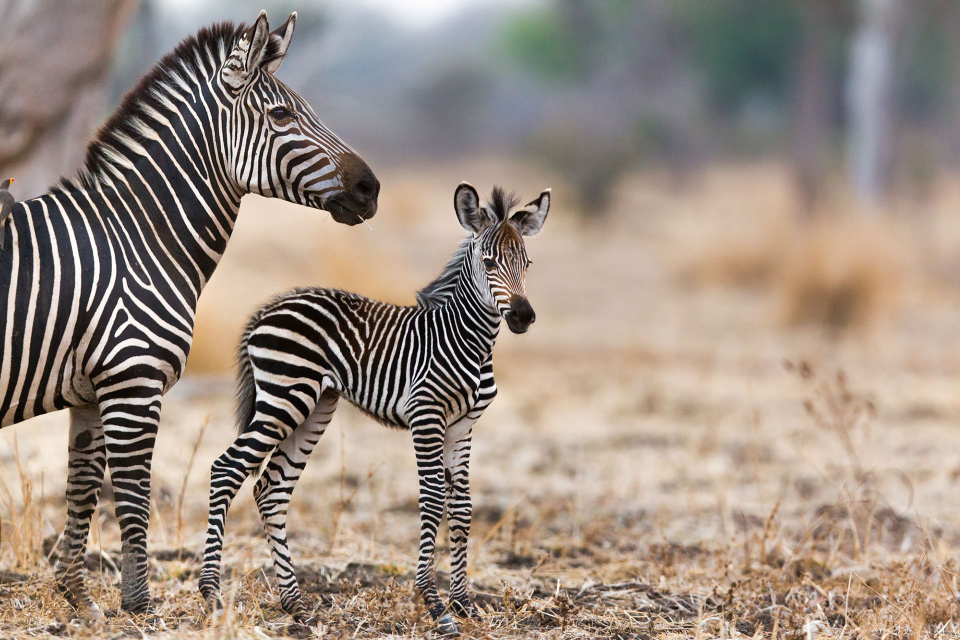
#> input picture image analysis tools/animals/zebre.jpg, 1920 x 1280 px (shown at 1/2 size)
$ python IAT_test.py
#> lines starting #> are read from the running program, lines starting #| are printed output that depends on the picture; after the words box and inside, x2 and y2 are one past the last pixel; in counts of white or black regions, pixels touching at a corner belong together
### image analysis tools/imageAnalysisTools.py
import numpy as np
from scipy.ndimage import convolve

def grayscale_converter(image):
    """
    Input : image np.array, (Blue, green, red)
    Output : image_grayscale np.array (0.11 * blue + 0.59 * green + 0.3 * red)
    -- colour weight for the human eye.
    """
    # Input validity verification
    if len(image.shape) == 3:
        image_grayscale = np.dot(image, [0.11, 0.59, 0.3])

    elif len(image.shape) == 2:
        return image
    else:
        raise ValueError('Error in grayscale_convertor. Invalid matrix shape.')

    return image_grayscale

def binary_reverse(edges_matrix):
    return 255 - edges_matrix

def black_white_converter(image_matrix):
    if image_matrix.ndim == 3:
        image_matrix = grayscale_converter(image_matrix)
    else:
        if(image_matrix.ndim != 2):
            raise ValueError('black_white_converter error : image_matrix must have 3 dimensions')
    return np.where(image_matrix > 127, 255, 0).astype(int)

def gen_gaussian_kernel_1d(kernel_dim= 10, sd = 5):
    """
    Generate a 1D Gaussian kernel.
    """
    if kernel_dim % 2 == 0:
        kernel_dim += 1
    if kernel_dim < 3:
        kernel_dim = 3

    center = kernel_dim // 2
    x = np.arange(-center, center + 1)
    kernel_1d = np.exp(-0.5 * (x / sd) ** 2)
    kernel_1d /= np.sum(kernel_1d)

    return kernel_1d

def gaussian_blur(image_matrix, kernel_dim=5, sd=1):
    """
    Input : image_matrix, np.array
            kernel_dim, int
            sd (standard deviation), real number

    Output : blurred_matrix, np.array

    -- Convolve a Gaussian kernel with the image,
    -- Applies a 'summary' of neighbouring pixels to each pixel.
    """
    if kernel_dim >= image_matrix.shape[0] or kernel_dim >= image_matrix.shape[1]:
        raise ValueError('Invalid kernel dimension.')

    gaussian_kernel_1d = gen_gaussian_kernel_1d(kernel_dim, sd)

    if image_matrix.ndim == 2:
        # Image is in grayscale
        blurred_matrix = convolve(image_matrix, gaussian_kernel_1d[:, None], mode='reflect')
        blurred_matrix = convolve(blurred_matrix, gaussian_kernel_1d[None, :], mode='reflect')

    elif image_matrix.ndim == 3:
        # Image is in BGR
        blurred_matrix = np.zeros_like(image_matrix)
        for channel in range(image_matrix.shape[2]):
            blurred_channel = convolve(image_matrix[:, :, channel], gaussian_kernel_1d[:, None], mode='reflect')
            blurred_matrix[:, :, channel] = convolve(blurred_channel, gaussian_kernel_1d[None, :], mode='reflect')
    else:
        raise ValueError('Invalid image_matrix shape.')

    return blurred_matrix

def xy_gradients(image_matrix):
    """
    Input : image_matrix, a grayscale image matrix, np.array (dim 2)
    Output: grad_x, grad_y, the gradients in each directions, np.array (dim 2)
            magnitudes, the matrix of the borders, np.array (dim 2)
            angles, the matrix of the borders, np.array (dim 2)


    -- The goal is to calculate a rate of change around each pixel in the x and y directions.
    We look at the delta of the next pixel with the previous one, giving more importance to the direct neighbouring pixels.
    --> Convolution with Sobel matrix.
    The rates of change are grouped into Magnitudes (gives positive values and groups the directions).
    We calculate their orientation in angles.
    """

    # SOBEL matrix
    sobel_x = np.array([[-1, 0, 1],
                        [-2, 0, 2],
                        [-1, 0, 1]])

    sobel_y = np.array([[-1, -2, -1],
                        [ 0,  0,  0],
                        [ 1,  2,  1]])

    # Convolution
    grad_x = convolve(image_matrix, sobel_x, mode='reflect', output=np.float32)
    grad_y = convolve(image_matrix, sobel_y, mode='reflect', output=np.float32)

    # Calculate Angles
    angles = np.arctan2(grad_y, grad_x)

    # Calculate Magnitudes
    magnitudes = np.hypot(grad_x, grad_y)

    return grad_x, grad_y, magnitudes, angles

def only_maxima(magnitudes_matrix, angles_matrix):
    """
    Input:  magnitudes_matrix, np.array (dim 2)
            angles_matrix, np.array (dim 2)

    Output: outline_matrix, the matrix with the weak and isolated borders removed, np.array (dim 2)

    -- Analyses the weakness of the borders, keeping only does who are connected with strong ones
    in each 4 directions.
    """
    rows, cols = angles_matrix.shape
    angle = angles_matrix % np.pi
    padded_magnitudes = np.pad(magnitudes_matrix, 1, mode='constant')
    max_by_dir_matrix = np.zeros_like(magnitudes_matrix)

    # Directions classification
    direction = np.zeros_like(angle, dtype=int)
    direction[np.where((angle >= -np.pi/8) & (angle < np.pi/8))] = 0
    direction[np.where((angle >= np.pi/8) & (angle < 3*np.pi/8))] = 1
    direction[np.where((angle >= 3*np.pi/8) & (angle < 5*np.pi/8))] = 2
    direction[np.where((angle >= 5*np.pi/8) & (angle < 7*np.pi/8))] = 3
    direction[np.where((angle >= 7*np.pi/8) & (angle <= np.pi))] = 0
    direction[np.where((angle >= -7*np.pi/8) & (angle < -5*np.pi/8))] = 0
    direction[np.where((angle >= -5*np.pi/8) & (angle < -3*np.pi/8))] = 1
    direction[np.where((angle >= -3*np.pi/8) & (angle < -np.pi/8))] = 3

    # List for directions assignement
    direction_vector = [(-1, 0), (1, 1), (1, 0), (1, -1)]

    for row in range(1, rows - 1):
        for col in range(1, cols - 1):
            magnitude = padded_magnitudes[row, col]
            dir_idx = direction[row, col]
            dir_prev = direction_vector[dir_idx]
            dir_next = (-dir_prev[0], -dir_prev[1])

            prev_mag = padded_magnitudes[row + dir_prev[0], col + dir_prev[1]]
            next_mag = padded_magnitudes[row + dir_next[0], col + dir_next[1]]

            if magnitude >= prev_mag and magnitude >= next_mag:
                max_by_dir_matrix[row, col] = magnitude

    return max_by_dir_matrix


def hysteresis(outlined_matrix,threshold_high = 120, threshold_low = 80):
    """
    Input:  outline_matrix, matrix of the borders, np.array (dim 2)
            threshold_high, treshold_low, the gaps where the borders are described as relevant or not, real number (0 - 255)

    Output: jungle_matrix, the matrix where only the relevant borders are keeped, np.array (dim 2)
    """

    if not (0 <= threshold_low <= threshold_high <= 255):
        raise ValueError(f"Invalid thresholds ([0,255], treshold_high <= treshold_low)")

    rows, cols = outlined_matrix.shape
    jungle_matrix = np.zeros_like(outlined_matrix, dtype=np.uint8)

    strong = np.where(outlined_matrix >= threshold_high)
    weak = np.where((outlined_matrix >= threshold_low) & (outlined_matrix < threshold_high))

    jungle_matrix[strong[0], strong[1]] = 255

    for weak_pixel_index in range(len(weak)):
        weak_pixel = weak[weak_pixel_index]
        row = weak_pixel[0]
        col = weak_pixel[1]

        if (jungle_matrix[row-1:row+2, col-1:col+2] == 255).any():
            jungle_matrix[row, col] = 255

    return jungle_matrix

def canny(image, threshold_high = 100, threshold_low = 30, gaussian_kernel_dim = (5, 1)):
    if not (0 <= threshold_low <= threshold_high <= 255):
        raise ValueError(f"Invalid thresholds.")

    image_g = grayscale_converter(image)
    image_b = gaussian_blur(image_g, gaussian_kernel_dim[0], gaussian_kernel_dim[1])
    _, _, image_m, image_a = xy_gradients(image_b)
    image_o = only_maxima(image_m, image_a)

    return hysteresis(image_o, threshold_high, threshold_low)

def outliner(edges_matrix, threshold = 15, kernel_dim= 31):
    """
    treshold = nombre de pixels admis par quadrant de kernel
    Verifier si membre d'une chaine avant suppression
    A retenir :
    pixel isolé peut etre très important.
    """
    if kernel_dim < 11 or kernel_dim % 2 == 0:
        raise ValueError('Function error : kernel dim must be an odd int greater than 11.')

    sub_m_radius = kernel_dim // 2
    rows, cols = edges_matrix.shape
    outlined_matrix = np.copy(edges_matrix)

    border_locations = np.argwhere(edges_matrix == 255)

    for row, col in border_locations:
        row_min = max(0, row - sub_m_radius)
        row_max = min(rows, row + sub_m_radius + 1)
        col_min = max(0, col - sub_m_radius)
        col_max = min(cols, col + sub_m_radius + 1)

        working_window = edges_matrix[row_min:row_max, col_min:col_max]

        kernel_radius = working_window.shape[0] // 2

        quarter_top_left = working_window[:kernel_radius, :kernel_radius]
        quarter_top_right = working_window[:kernel_radius, kernel_radius:]
        quarter_bottom_left = working_window[kernel_radius:, :kernel_radius]
        quarter_bottom_right = working_window[kernel_radius:, kernel_radius:]

        # Count the pixels by quarter
        count_tl = np.sum(quarter_top_left == 255)
        count_tr = np.sum(quarter_top_right == 255)
        count_bl = np.sum(quarter_bottom_left == 255)
        count_br = np.sum(quarter_bottom_right == 255)

        # If all quarters are exceed the treshold, delete the pixel
        if (count_tl > threshold and count_tr > threshold
            and count_bl > threshold and count_br > threshold):

            outlined_matrix[row, col] = 0

    return outlined_matrix

def contour(image_matrix, edges_matrix = None):
    if not edges_matrix:
        edges_matrix = canny(image_matrix)

    contour_matrix = np.copy(image_matrix)

    if image_matrix.ndim == 3:
        contour_matrix[edges_matrix > 127] = [0, 255, 0]
    elif image_matrix.ndim == 2:
        contour_matrix[edges_matrix > 127] = 0
    else:
        raise ValueError('Invalid image_matrix shape.')

    return contour_matrix

# [11 lines left out: function edges_extrimity_finder, not called in this run]

### image analysis tools/IAT_test.py
from imageAnalysisTools import *
import cv2
import time

# Initial image
image = cv2.imread("animals/zebre.jpg")
#> image is the input picture: shape (1280, 1920, 3); mean B, G, R 129.9, 141.1, 155.7
cv2.imwrite('rendered/0_initial.jpg', image)

# [24 lines left out: function test, not called in this run]

def test_all():
    # Gray conversion
    start = time.time()
    image_gray = grayscale_converter(image)
    cv2.imwrite('rendered/1_gray.jpg', image_gray)
    end = time.time()
    print(f"-- Graysale conversion in {end - start} seconds.")

    # Black and White conversion
    start = time.time()
    image_b_w = black_white_converter(image)
    cv2.imwrite('rendered/3_blackAndWhite.jpg', image_b_w)
    end = time.time()
    print(f"-- Black and White conversion in {end - start} seconds.")

    # Gaussian blur
    start = time.time()
    image_blur = gaussian_blur(image, 10, 3)
    cv2.imwrite('rendered/4_blur.jpg', image_blur)
    end = time.time()
    print(f"-- Blured in {end - start} seconds.")

    # Canny
    start_canny = time.time()

    image_gray_blur = gaussian_blur(image_gray)
    cv2.imwrite('rendered/Canny_0_blur_grey.jpg', image_gray_blur)

    start = time.time()
    grad_x, grad_y, magnitudes, angles = xy_gradients(image_gray_blur)
    cv2.imwrite('rendered/Canny_1_grad_x.jpg', grad_x)
    cv2.imwrite('rendered/Canny_1_grad_y.jpg', grad_y)
    cv2.imwrite('rendered/Canny_2_magnitudes.jpg', magnitudes)
    end = time.time()
    print(f"-- -- gradients, magnitudes, angles computed in {end - start} seconds.")

    start = time.time()
    outlined_matrix = only_maxima(magnitudes, angles)
    cv2.imwrite('rendered/Canny_3_maxima.jpg', outlined_matrix)
    end = time.time()
    print(f"-- -- Maximas in {end - start} seconds.")

    start = time.time()
    hysteresis_matrix = hysteresis(outlined_matrix)
    cv2.imwrite('rendered/Canny_4_hystersis_FINAL_CANNY.jpg', hysteresis_matrix)
    end = time.time()
    print(f"-- -- Hysteresis computed in {end - start} seconds.")

    end_canny = time.time()
    print(f"-- Canny algorithm computed in {end_canny - start_canny} seconds.")

    # Outliner
    start = time.time()
    outlined_matrix = outliner(hysteresis_matrix,15, 31)
    cv2.imwrite(f'rendered/Z_0_Outlined.jpg', outlined_matrix)
    end = time.time()
    print(f"-- Outliner computed in {end - start} seconds.")

    # Contours
    start = time.time()
    contour_matrix = contour(image)
    cv2.imwrite('rendered/Z_10_countours.jpg', contour_matrix)
    end = time.time()
    print(f"-- Contours drawed in {end - start} seconds.")

test_all()
#> in black_white_converter, `return np.where(image_matrix > 127, 255, 0).astype(int)`:
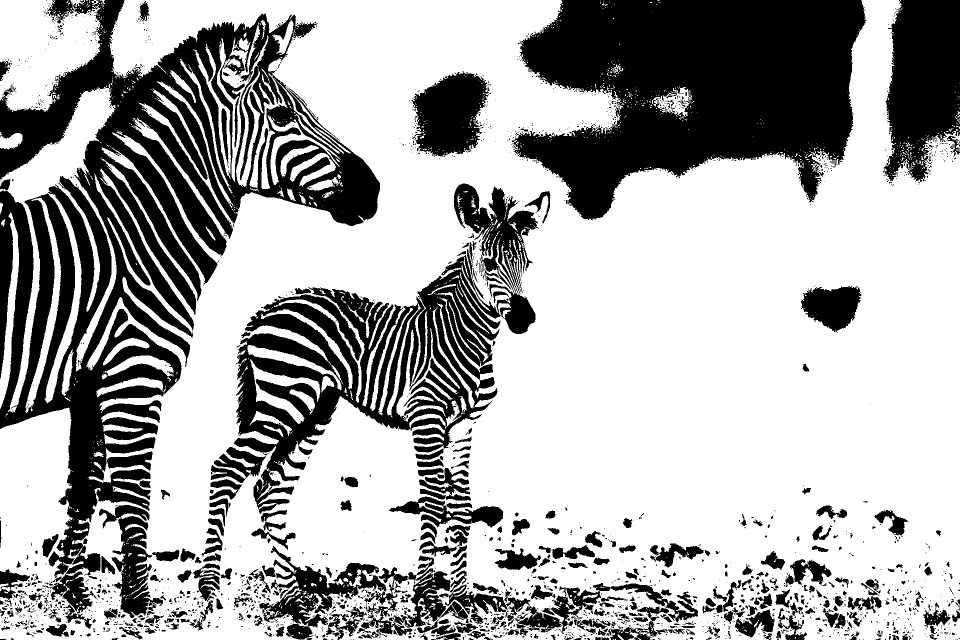
#> returned value: shape (1280, 1920) int64 (shown at 1/2 size); 66.3% white; 2255 black regions (1780 under 20 px), largest, box (x1, y1, x2, y2) and area: (0, 0, 760, 1257) 283347, (1022, 0, 1733, 441) 203081, (467, 367, 1078, 1028) 120896
#> in only_maxima, `angle = angles_matrix % np.pi`:
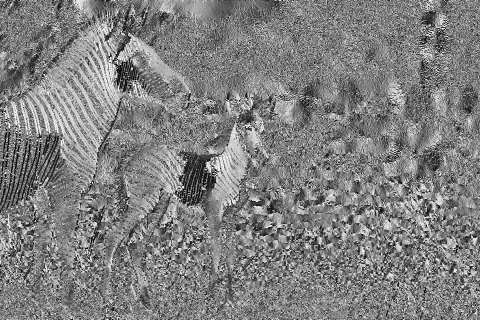
#> angle: shape (1280, 1920) float32 (shown at 1/4 size); min 0, max 3.14, mean 1.58; drawn with min black and max white
#> in test_all, `cv2.imwrite('rendered/Canny_3_maxima.jpg', outlined_matrix)`:
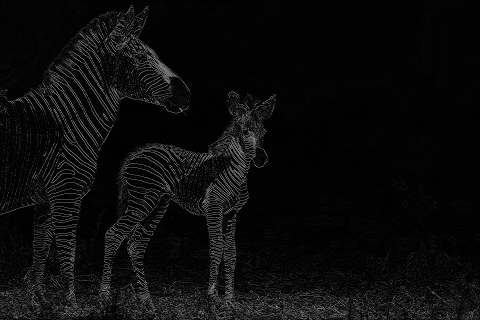
#> saved as Canny_3_maxima.jpg: shape (1280, 1920) (shown at 1/4 size); min 0, max 255, mean 11.3
#> in hysteresis, `strong = np.where(outlined_matrix >= threshold_high)`: strong = 88607 positions, rows 20 to 1278, columns 1 to 1918
#> in hysteresis, `weak = np.where((outlined_matrix >= threshold_low) & (outlined_matrix ..`: weak = 21495 positions, rows 23 to 1278, columns 1 to 1918
#> the loop in hysteresis, `for weak_pixel_index in range(len(weak)):` made 2 passes
#> (row, col) on passes 1 to 2: (23, 25), (528, 521)
#> after the loop in hysteresis, `for weak_pixel_index in range(len(weak)):`:
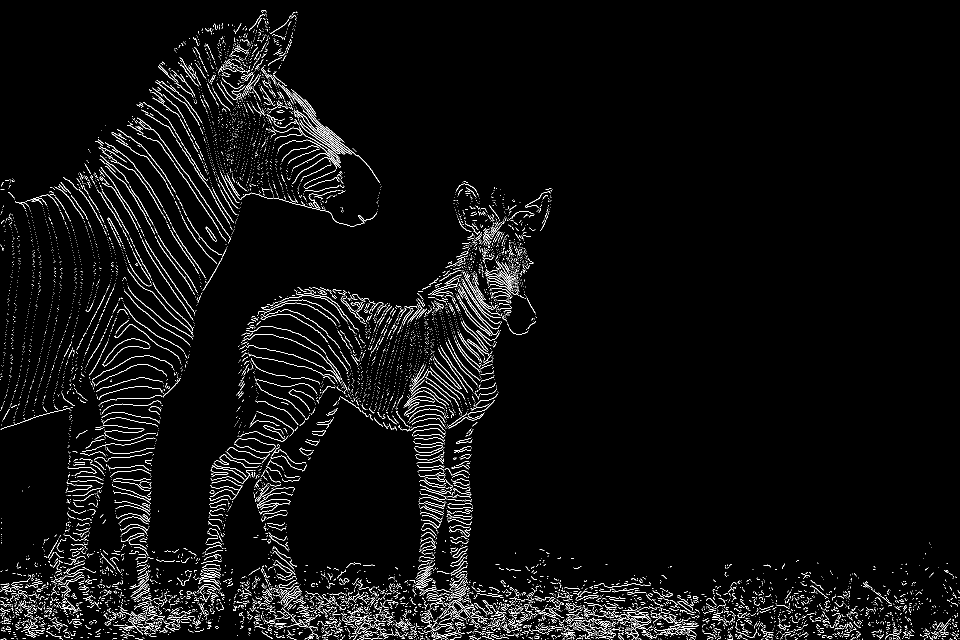
#> jungle_matrix: shape (1280, 1920) (shown at 1/2 size); 3.6% white in thin lines or dots
#> in outliner, `border_locations = np.argwhere(edges_matrix == 255)`: border_locations = 88607 pairs, first value 20 to 1278, second value 1 to 1918
#> the loop in outliner, `for row, col in border_locations:` made 88607 passes
#> (row, col, row_min, row_max, col_min, col_max, count_tl, count_tr) on passes 1 to 3: (20, 524, 5, 36, 509, 540, 0, 0), (20, 525, 5, 36, 510, 541, 0, 0), (20, 526, 5, 36, 511, 542, 0, 0)
#> pass 1, in outliner, `working_window = edges_matrix[row_min:row_max, col_min:col_max]`:
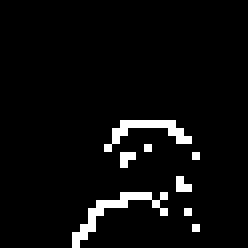
#> working_window: shape (31, 31) (shown 8 times larger); 4.6% white in thin lines or dots, all inside (x1, y1, x2, y2) = (9, 15, 25, 31)
#> after the loop in outliner, `for row, col in border_locations:`:
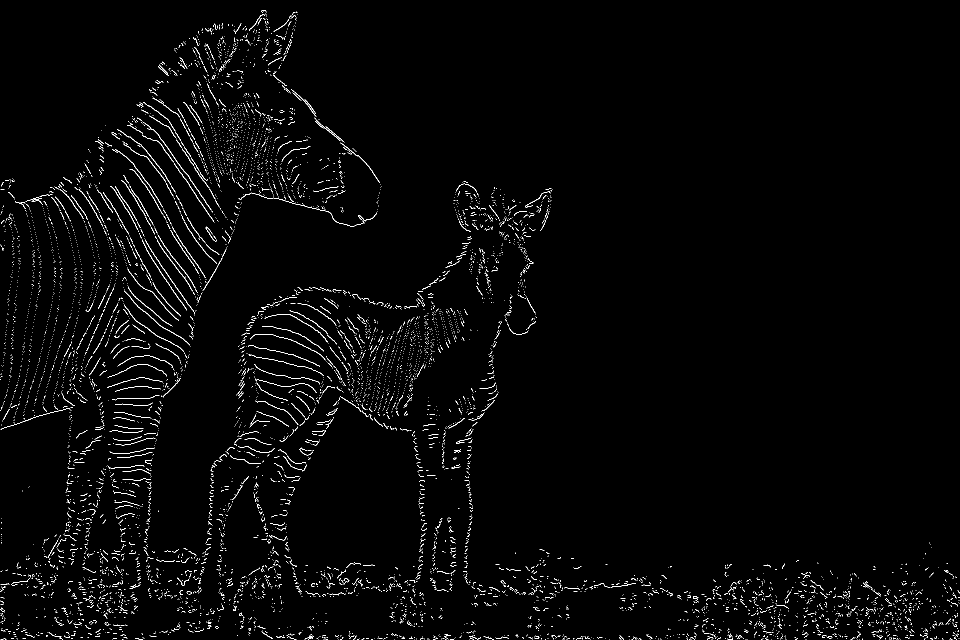
#> outlined_matrix: shape (1280, 1920) (shown at 1/2 size); 1.8% white in thin lines or dots
#> the loop in hysteresis (call 2), `for weak_pixel_index in range(len(weak)):` made 2 passes
#> in contour, `contour_matrix[edges_matrix > 127] = [0, 255, 0]`:
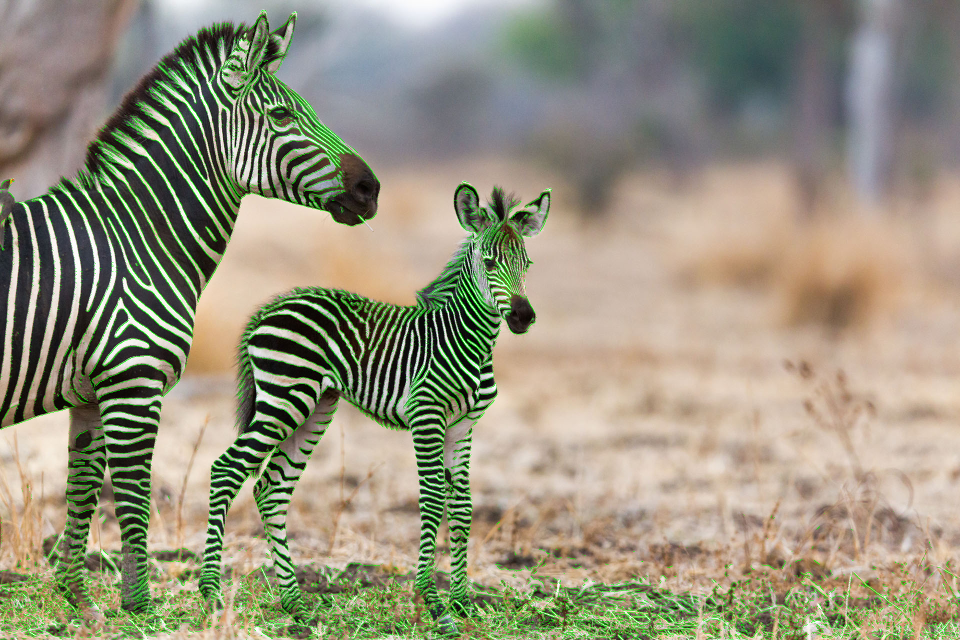
#> contour_matrix: shape (1280, 1920, 3) (shown at 1/2 size); 4% of pixels changed, all inside (x1, y1, x2, y2) = (1, 20, 1919, 1279)
